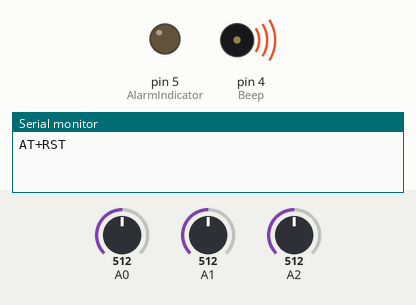
Recording of a sketch running on a simulated Arduino Uno, built with avr-gcc and run on an emulated ATmega328P. On the bench: output pins drawn as LEDs (lit = HIGH), buzzer (waves = sounding), the last lines printed to the serial monitor. The test bench sets the inputs (shaded band); at power-on: A0 = 512, A1 = 512, A2 = 512.

Above: at 5.1 s.
At 16.2 s:
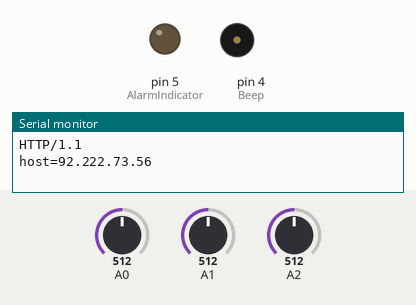
16.3 s: A0 set to 827
18.8 s: A0 set to 855
At 21.0 s:
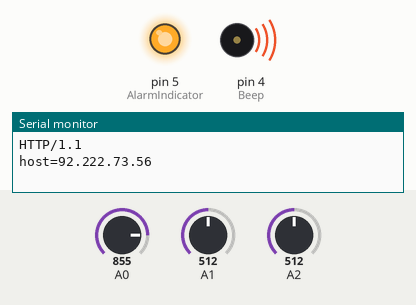
Timing chart, 0 to 22.5 s (numbered marks = the images above; inputs shaded):
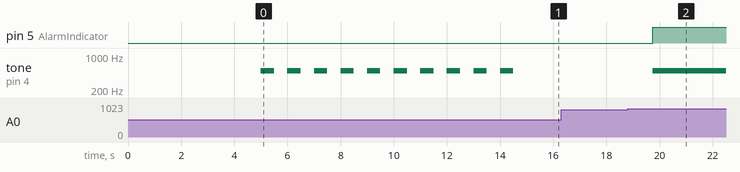

Measured:
- the behaviour switches between 845 and 846 on A0 (found by bisection; images 1 and 2)
- after the input at 16.3 s, every drawn part: stays the same
- after the input at 18.8 s, pin 5 (AlarmIndicator): LOW → HIGH after 0.94 s; tone on pin 4 (Beep): silent → 500 Hz after 0.94 s

The sketch:

SensorController.ino
```cpp
// Programmed: 29 Nov 2016

#include <math.h>

// Parameters for sampling
const int numberOfSamples = 50; // Recommended: 50
const int delayPerSample = 10; // In milliseconds (Recommended: 10)
const int delayPerPackage = 30000; // In milliseconds - Time spent by WiFi to send each group of samples (Recommended: 30 segs)
const int numberOfSensors = 3;

// Parameters for sensors
const long PortCodes[] = {100001,100002,100003}; // Sensor codes // Device = 10000X
const int Threshold = 4127; // Adjusted by fabric - 2000ppm

// For sending info through WiFi
#define gpio 13
#define host_name "92.222.73.56"
#define location1 "GET /ffms/post.php?data="
#define location2 "&code="
#define location3 "&status="
#define number_characters "55"
#define ping_response 10

// Parameters for alarm
#define AlarmIndicator 5
#define Beep 4
int timeSending;

void setup() {
  // put your setup code here, to run once:
  Serial.begin(115200);
  delay(5000);
  Serial.print("AT+RST\r\n");

  // Para los perifericos
  pinMode(4, OUTPUT);
  pinMode(5, OUTPUT);

  // Tiempos
  // Calculate time to send Each package
   timeSending = (delayPerPackage * 0.333) - numberOfSamples*delayPerSample - 50;

   // Arranque y dejar estabilizar el sensor
   for(int i = 0; i < 10; i++)
   {
      tone(Beep, 500, 500);
      delay(1000);
   }

}

int contador = 0;
unsigned long timer = 0;
float average[] = {0,0,0};
double sum[] = {0,0,0};
bool s_status[] = {0,0,0};
bool alarm = false;

void loop() {

   // Acquiring values
   for(int i = 0; i < numberOfSamples; i++)
   {
       for(int j = 0; j< 3; j++)
       {
         sum[j] = sum[j] + readSensor(j);
       }
       delay(delayPerSample);
   }
   // Calculate averages
   for(int i = 0; i < 3; i++)
   {
      average[i] = sum[i] / numberOfSamples;
      sum[i] = 0;
    }

   // See status
   for(int i = 0; i < 3; i++)
     if(!s_status[i])
       s_status[i] = average[i] > Threshold;
     else
       alarm = true;

   // Send data
//   for(int i = 0; i < 3; i++)
//   {
//      enviarData(average[i], s_status[i], PortCodes[i]);
//      delay(timeSending);
//   }


   if((millis() - timer) > timeSending)
   {
      enviarData(average[contador], s_status[contador], PortCodes[contador]);
      timer = millis();
      if(contador == 2)
        contador = 0;
      else
        contador++;
   }

   // FALTA CONFIGURAR LA ALARMA
   digitalWrite(AlarmIndicator, alarm);
   if(alarm)
    tone(Beep, 500);
}

// For readSensor function
int rawAnalog;
float voltage;

int readSensor(int sensor)
{
   rawAnalog = analogRead(sensor);
   voltage = rawAnalog * 4.88;
   return voltage;
}


void enviarData (int data, int s_status, long code) {
  String msg = "AT+CIPSTART=";
  String msg2 = "";
  String msg3 = "";
  msg += char(34);
  msg += "TCP";
  msg += char(34);
  msg += ",";
  msg += char(34);;
  msg += host_name;
  msg += char(34);
  msg += ",";
  msg += "80";
  msg += "\r\n";
  Serial.print(msg);
  delay(ping_response);
  msg  = "AT+CIPSEND=";
  msg += number_characters;
  Serial.println(msg);
  delay(ping_response);
  msg2 = location1;
  msg2 += data; // Variable a cargar
  msg2 += location2;
  msg2 += code;
  msg2 += location3;
  msg2 += s_status;
  msg2 += "\r\n";

  Serial.print(msg2);
  delay(ping_response);
  Serial.print("HTTP/1.1\r\n");
  delay(ping_response);
  msg3 = "host=";
  msg3 += host_name;
  msg3 += "\r\n";
  Serial.print(msg3);
  delay(ping_response);
}
```
